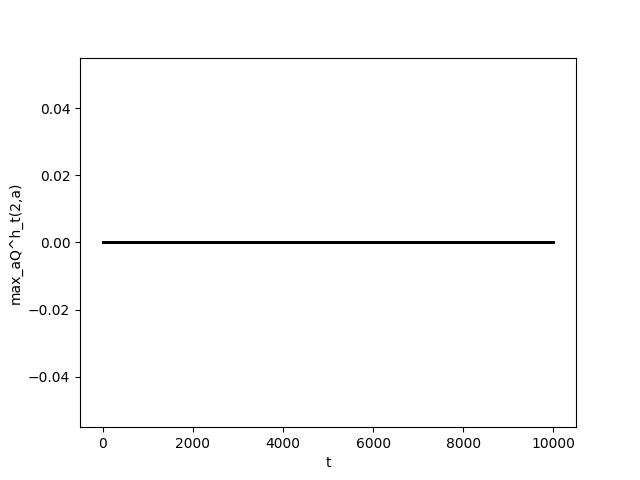

Write the Python code that produced this figure.
import math
import numpy as np
import random
import matplotlib.pyplot as plt
from MDP import MDP

n = 3
S = 2*n+1
A = 3
T = 10000
alpha = 0.5
epsilon = 0
gamma = 0.99
Q_h = np.zeros((S, A))
mdp = MDP(n, 0.1)

def main():
    plt.xlabel('t')
    plt.ylabel('max_aQ^h_t(2,a)')
    # s initialized automatically
    s = mdp.reset()
    a = None
    plt.plot(0, np.max(Q_h[1]), 'o', color='black', markersize=1)
    for t in range(T):
        if np.random.multinomial(1, [epsilon, 1-epsilon])[0]==1:
            a = np.argmax(np.random.multinomial(1, [1/3]*3))
        else:
            a = np.argmax(Q_h[s])
        ret = mdp.do(s, a)
        r = ret[0]
        Q_h[s][a] = Q_h[s][a] + alpha*(r + gamma*max(Q_h[ret[1]])-Q_h[s][a])
        s = ret[1]

        plt.plot(t+1, np.max(Q_h[1]), 'o', color='black', markersize=1)
    
    pi = np.zeros((S,1))
    V_h = np.zeros((S,1))
    for i in range(S):
        V_h[i][0] = max(Q_h[i])
        pi[i][0] = np.argmax(Q_h[i])
    print('Q_h\n',Q_h)
    print('V_h\n',V_h)
    print('pi\n',pi)

    plt.show()

if __name__ == '__main__':
    main()

    
